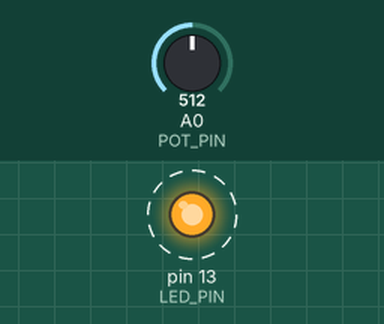
Recording of a sketch running on a simulated Arduino Mega 2560, built with avr-gcc and run on an emulated ATmega2560. Parts: output pins drawn as LEDs (lit = HIGH). Dashed ring = blinking. Inputs (shaded band) come from the test bench; at power-on: A0 (POT_PIN) = 512.

Above: at 1.2 s.
1.3 s: A0 (POT_PIN) set to 23
4.3 s: A0 (POT_PIN) set to 19
7.3 s: A0 (POT_PIN) set to 900
10.3 s: A0 (POT_PIN) set to 10
At 10.9 s:
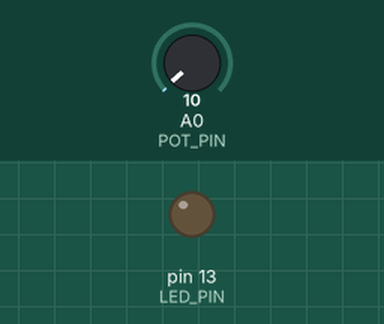
11.8 s: A0 (POT_PIN) set to 710
At 12.09 s:
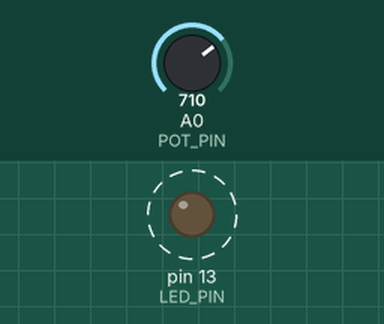
Timing chart, 0 to 15.8 s (numbered marks = the images above; inputs shaded):
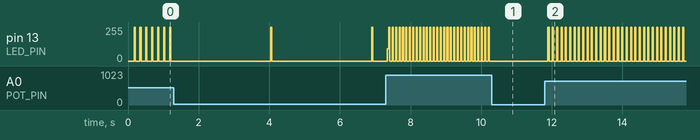

Measured:
- after the input at 10.3 s, pin 13 (LED_PIN): stops changing and stays 0/255
- after the input at 11.8 s, pin 13 (LED_PIN): alternates 255/255 for 0.03 s and 0/255 for 0.09 s, starting after 0.09 s
- by itself, pin 13 (LED_PIN): repeats every 0.10 s: 255/255 0.03 s, 0/255 0.07 s

The sketch:

700.ino
```cpp
// 親機Arduino（テンポ生成・全体のクロックマスター）
// ・可変抵抗器の値からBPM(20〜700)を算出する
// ・算出したBPMに従って一定間隔でSerial1（ハードUART）へ現在のBPM値（数値）を送信する
//   ※送っているのはBPMの数値だが、受信側（子機）は値の中身は使わず、
//     「1つ届いた」という事実だけを拍の合図として扱う。つまり値そのものより
//     「送信されたタイミング」が重要。
// ・拍を送るたびに基板上のLED(13番ピン)を短く光らせ、テンポを目視できるようにする
// ・停止時（つまみを最小付近まで下げたとき）は送信を止めて沈黙する（0などは送らない）
// ・子機Arduino（snow_density.ino）へは直結のSerial1で送る想定。PCへは直接送らない。

const int  LED_PIN      = 13;   // 拍を目視確認するためのLED（基板内蔵LED）
const int  POT_PIN      = A0;   // 可変抵抗器を接続するアナログ入力ピン
const int  LED_ON_MS    = 30;   // 1拍ごとにLEDを光らせる時間[ms]
const int  BPM_MIN      = 20;   // BPM下限
const int  BPM_MAX      =700;   // BPM上限
const int  HYSTERESIS   = 8;    // つまみのノイズ対策：この値未満の微小変化は無視する（BPMのばたつき防止）
const int  STOP_THRESHOLD = 20;  // この値以下で停止

int  currentBpm      = 60;    // 現在のBPM
long beatIntervalMs  = 1000;  // 1拍あたりの周期[ms]（60000 / BPM で算出される）
long lastBeatTime    = 0;     // 直近の拍を送信した時刻[ms]
long ledOffTime      = 0;     // LEDを消灯すべき時刻[ms]
bool ledOn           = false; // 現在LEDが点灯中かどうか
int  prevPotRaw      = -1;    // 前回読み取った可変抵抗器の生値（ヒステリシス判定用）
bool isStopped       = false;  // 停止状態フラグ

void setup() {
  pinMode(LED_PIN, OUTPUT);  // LEDピンを出力に設定
  Serial1.begin(9600);       // 子機との通信用UARTを開始
  lastBeatTime = millis();   // 起動時刻を基準にする
  updateBpm();               // 起動直後に一度BPMを読み取っておく
}

void loop() {
  long now = millis();

  updateBpm();  // 毎回つまみを確認し、BPM（または停止状態）を更新する

  // 停止中は何もしない
  if (isStopped) {
    digitalWrite(LED_PIN, LOW);  // LEDを消しておく
    return;                      // 拍を送信せずにloopを抜ける（つまみを上げるまで沈黙）
  }

  // 目標時刻に到達したら拍を1つ送信する
  if (now - lastBeatTime >= beatIntervalMs) {
    // 次の目標時刻は「今の時刻」ではなく「前回の目標時刻 + 周期」で決める。
    // = now にすると loop() の実行遅延が毎回積み重なり、拍が徐々に遅れていく（クロックドリフト）。
    // += beatIntervalMs にすることで、ズレを蓄積させずに一定間隔を保つ。
    lastBeatTime += beatIntervalMs;

    Serial1.println(currentBpm);  // 現在のBPM値（数値）を送信する。この値の到着そのものが拍の合図になる

    digitalWrite(LED_PIN, HIGH);        // 拍に合わせてLEDを点灯
    ledOn      = true;
    ledOffTime = lastBeatTime + LED_ON_MS;  // LED_ON_MS後に消灯する予定時刻を記録
  }

  // 点灯中のLEDが消灯予定時刻を過ぎたら消す
  if (ledOn && now >= ledOffTime) {
    digitalWrite(LED_PIN, LOW);
    ledOn = false;
  }
}

// 可変抵抗器を読み取り、BPM（または停止状態）を更新する
void updateBpm() {
  int raw = analogRead(POT_PIN);  // 可変抵抗器の値(0..1023)を読む

  // ヒステリシス：前回値からの変化が小さいときは何もしない（ノイズによる細かなBPM変動を防ぐ）
  if (prevPotRaw >= 0 && abs(raw - prevPotRaw) < HYSTERESIS) return;
  prevPotRaw = raw;

  // 可変抵抗が最小付近なら停止
  if (raw <= STOP_THRESHOLD) {
    isStopped = true;
    return;
  }

  isStopped  = false;
  // つまみの値(STOP_THRESHOLD+1..1023)をBPM(BPM_MIN..BPM_MAX)へ変換する
  int newBpm = map(raw, STOP_THRESHOLD + 1, 1023, BPM_MIN, BPM_MAX);
  if (newBpm != currentBpm) {
    currentBpm     = newBpm;             // BPMを更新
    beatIntervalMs = 60000L / currentBpm; // BPMから1拍あたりの周期[ms]を算出
  }
}
```
